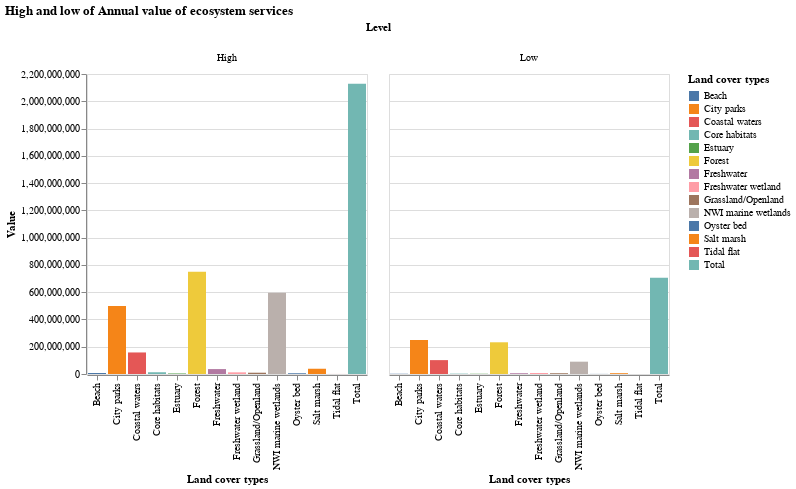

The notebook cell saved with this chart:
### Code cell
alt.Chart(df2, title = 'High and low of Annual value of ecosystem services').mark_bar().encode(
    x='Land cover types',
    y='Value',
    color='Land cover types',
    column='Level'
)

### Figure 1 — Vega-Lite specification as saved in the notebook (floating-point values rounded to 4 significant figures)
{"config": {"view": {"continuousWidth": 400, "continuousHeight": 300}}, "data": {"name": "data-8b510f612fbac494faf7335bbc8e6bbe"}, "mark": "bar", "encoding": {"color": {"field": "Land cover types", "type": "nominal"}, "column": {"field": "Level", "type": "nominal"}, "x": {"field": "Land cover types", "type": "nominal"}, "y": {"field": "Value", "type": "quantitative"}}, "title": "High and low of Annual value of ecosystem services", "$schema": "https://vega.github.io/schema/vega-lite/v4.17.0.json", "datasets": {"data-8b510f612fbac494faf7335bbc8e6bbe": [{"Land cover types": "NWI marine wetlands", "Level": "Low", "Value": 90367611}, {"Land cover types": "Salt marsh", "Level": "Low", "Value": 5836741}, {"Land cover types": "Freshwater wetland", "Level": "Low", "Value": 7416748}, {"Land cover types": "City parks", "Level": "Low", "Value": 249158682}, {"Land cover types": "Beach", "Level": "Low", "Value": 1748766}, {"Land cover types": "Freshwater", "Level": "Low", "Value": 5632155}, {"Land cover types": "Oyster bed", "Level": "Low", "Value": 609367}, {"Land cover types": "Estuary", "Level": "Low", "Value": 1775730}, {"Land cover types": "Tidal flat", "Level": "Low", "Value": 154979}, {"Land cover types": "Forest", "Level": "Low", "Value": 232570496}, {"Land cover types": "Grassland/Openland", "Level": "Low", "Value": 5588362}, {"Land cover types": "Core habitats", "Level": "Low", "Value": 2566369}, {"Land cover types": "Coastal waters", "Level": "Low", "Value": 101783372}, {"Land cover types": "Total", "Level": "Low", "Value": 705209378}, {"Land cover types": "NWI marine wetlands", "Level": "High", "Value": 596715671}, {"Land cover types": "Salt marsh", "Level": "High", "Value": 38541188}, {"Land cover types": "Freshwater wetland", "Level": "High", "Value": 12222223}, {"Land cover types": "City parks", "Level": "High", "Value": 498317363}, {"Land cover types": "Beach", "Level": "High", "Value": 7527883}, {"Land cover types": "Freshwater", "Level": "High", "Value": 36077699}, {"Land cover types": "Oyster bed", "Level": "High", "Value": 5499626}, {"Land cover types": "Estuary", "Level": "High", "Value": 3826203}, {"Land cover types": "Tidal flat", "Level": "High", "Value": 258298}, {"Land cover types": "Forest", "Level": "High", "Value": 748950958}, {"Land cover types": "Grassland/Openland", "Level": "High", "Value": 9447291}, {"Land cover types": "Core habitats", "Level": "High", "Value": 12831846}, {"Land cover types": "Coastal waters", "Level": "High", "Value": 157984654}, {"Land cover types": "Total", "Level": "High", "Value": 2128200903}]}}
